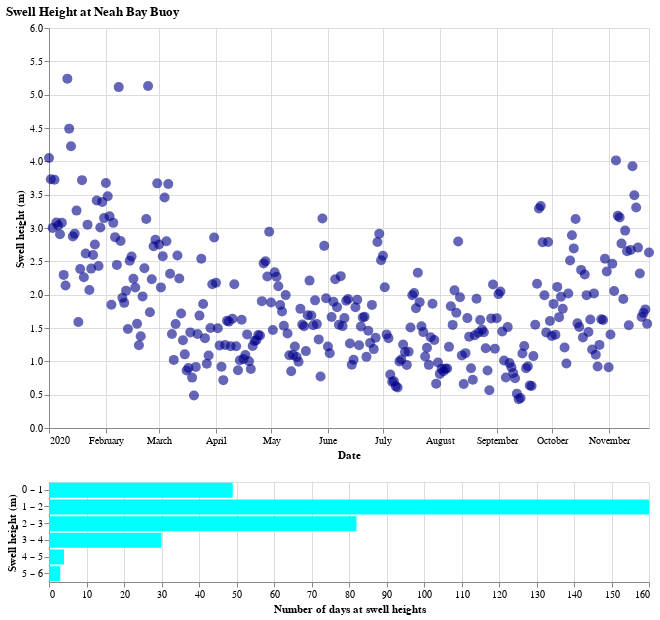

The notebook cell this image was saved under:
### Markdown cell above
## Final Design
In an effort to produce a functioning visualization for production, a simpler model of visualization was chosen. By recofusing on the core goals of the visualization, a combination of a date versus swell height scatter plot and histogram were produced. 

The ambition was initially to help surfers choose a time window for a trip to some surf region. The scatter plot above shows data points for each day recorded from our data set. The interactive nature of the scatter plot lets the user highlight the time window they are interested in visiting, and the histogram below shows the number of days with various swells in that period of interest.

### Code cell
brush = alt.selection_interval(encodings=['x'])
click = alt.selection_multi(encodings=['y'])
wavescale = alt.Color('DPD:N', scheme='darkblue')
# Top panel is scatter plot of temperature vs time
points = alt.Chart().mark_point(filled=True, opacity = 0.6, size=100).encode(
    alt.X('DATE:T', title='Date'),
    alt.Y('WVHT',
        title='Swell height (m)',
        scale=alt.Scale(domain=[0,6])
    ),
    color=alt.condition(brush, alt.value('darkblue'), alt.value('lightgray')),
).properties(
    width=600,
    height=400
).add_selection(
    brush
)


# Bottom panel is a bar chart of weather type
bars = alt.Chart().mark_bar(color='cyan').encode(
    x=alt.X('count()', title="Number of days at swell heights"),
    y=alt.Y(
        'WVHT:N', 
        bin=alt.Bin(maxbins=6),
        title="Swell height (m)",
    ),
).transform_filter(
    brush
).properties(
    width=600,
    height=100
)

alt.vconcat(
    points,
    bars,
    data=swellData,
    title="Swell Height at Neah Bay Buoy"
)

### Figure 1 — Vega-Lite specification as saved in the notebook (floating-point values rounded to 4 significant figures; data arrays with more than 128 entries replaced by an {"elided": "..."} marker saying what was removed)
{"config": {"view": {"continuousWidth": 400, "continuousHeight": 300}}, "vconcat": [{"mark": {"type": "point", "filled": true, "opacity": 0.6, "size": 100}, "encoding": {"color": {"condition": {"value": "darkblue", "selection": "selector003"}, "value": "lightgray"}, "x": {"field": "DATE", "title": "Date", "type": "temporal"}, "y": {"field": "WVHT", "scale": {"domain": [0, 6]}, "title": "Swell height (m)", "type": "quantitative"}}, "height": 400, "selection": {"selector003": {"type": "interval", "encodings": ["x"]}}, "width": 600}, {"mark": {"type": "bar", "color": "cyan"}, "encoding": {"x": {"aggregate": "count", "title": "Number of days at swell heights", "type": "quantitative"}, "y": {"bin": {"maxbins": 6}, "field": "WVHT", "title": "Swell height (m)", "type": "nominal"}}, "height": 100, "transform": [{"filter": {"selection": "selector003"}}], "width": 600}], "data": {"name": "data-a447ed8ca15a74ec937cdb47b3ec2b77"}, "title": "Swell Height at Neah Bay Buoy", "$schema": "https://vega.github.io/schema/vega-lite/v4.17.0.json", "datasets": {"data-a447ed8ca15a74ec937cdb47b3ec2b77": {"elided": "328 records"}}}
